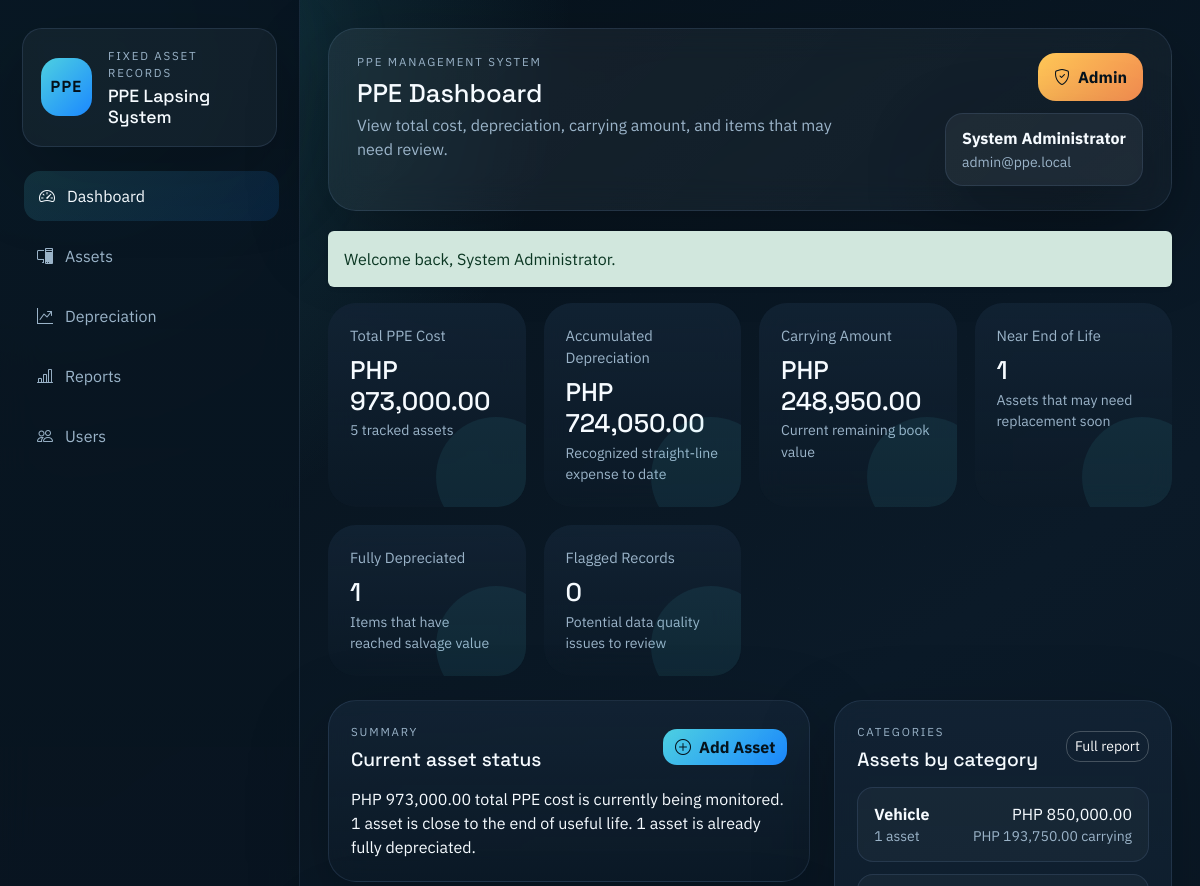
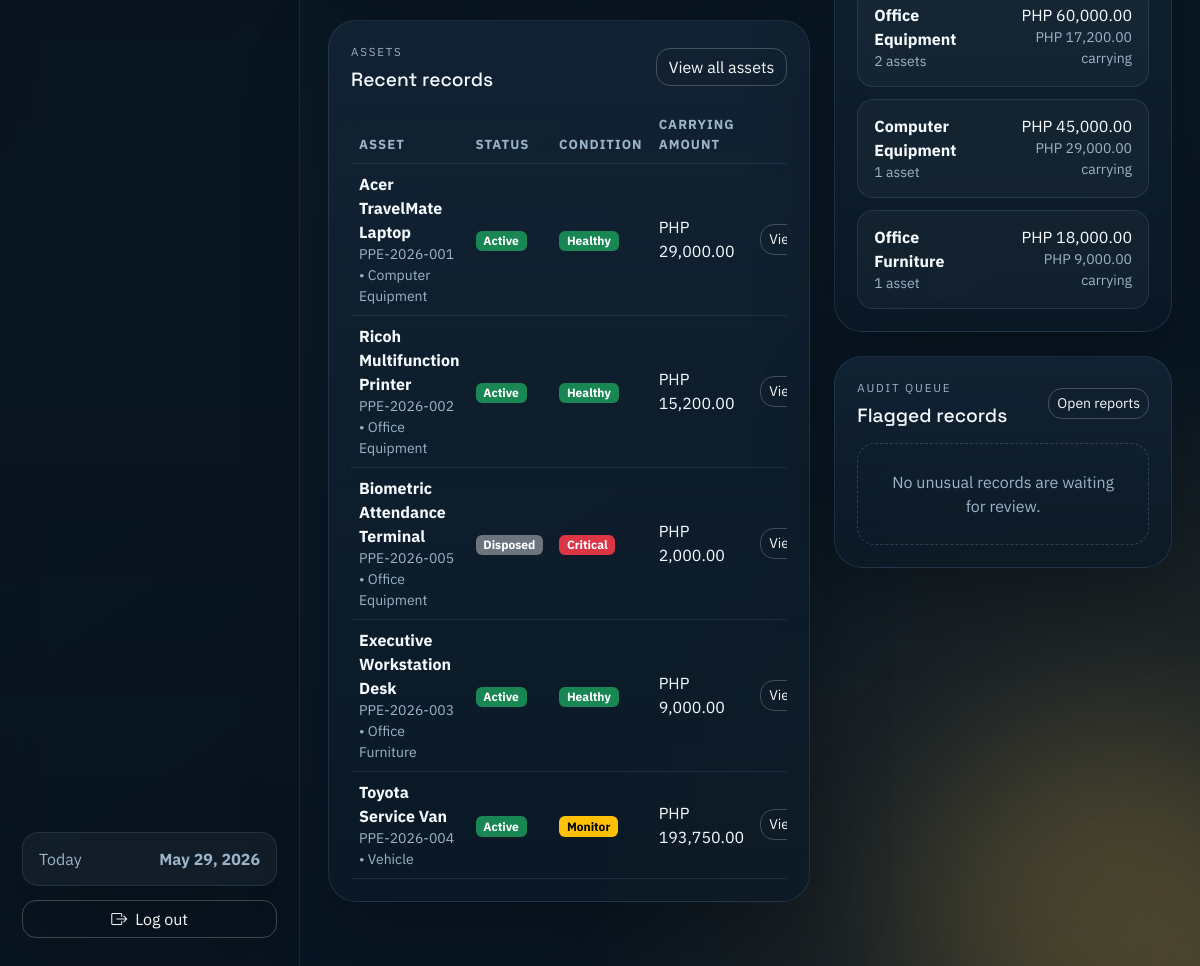
The app's page /modules/dashboard.php (signed in) with its own data (2 pictures, top to bottom).
### tables this page shows
CREATE TABLE IF NOT EXISTS assets (
    asset_id INT AUTO_INCREMENT PRIMARY KEY,
    asset_code VARCHAR(50) NOT NULL UNIQUE,
    asset_name VARCHAR(150) NOT NULL,
    category_id INT NULL,
    department_id INT NULL,
    acquisition_date DATE NOT NULL,
    acquisition_cost DECIMAL(15,2) NOT NULL,
    salvage_value DECIMAL(15,2) DEFAULT 0,
    useful_life INT NOT NULL,
    depreciation_method VARCHAR(50) DEFAULT 'Straight-line',
    location VARCHAR(150) DEFAULT NULL,
    status ENUM('Active', 'Disposed', 'Fully Depreciated') DEFAULT 'Active',
    remarks TEXT DEFAULT NULL,
    created_at TIMESTAMP DEFAULT CURRENT_TIMESTAMP,
    INDEX idx_assets_status (status),
    INDEX idx_assets_category (category_id),
    INDEX idx_assets_department (department_id),
    CONSTRAINT fk_assets_category
        FOREIGN KEY (category_id) REFERENCES categories(category_id),
    CONSTRAINT fk_assets_department
        FOREIGN KEY (department_id) REFERENCES departments(department_id)
);

CREATE TABLE IF NOT EXISTS categories (
    category_id INT AUTO_INCREMENT PRIMARY KEY,
    category_name VARCHAR(100) NOT NULL,
    UNIQUE KEY uq_category_name (category_name)
);

### modules/dashboard.php (the view, shortened to what the rows shown need)
<?php
$pdo = db();
$assets = hydrate_assets_with_metrics(fetch_assets($pdo));
$metrics = build_dashboard_metrics($assets);
$alerts = build_asset_alerts($assets);
$categorySummary = array_slice(build_category_summary($assets), 0, 5);
require_once APP_ROOT . '/includes/header.php';
?>
<?php if ($assets === []): ?>
    <section class="shell-card">
        <div class="empty-state">
            <h2 class="section-title mb-2">No assets have been recorded yet</h2>
            <p class="mb-3">Start by adding PPE items so the system can generate dashboards, schedules, and reports.</p>
            <?php if (can_manage_assets()): ?>
                <a class="btn btn-primary" href="<?= e(base_url('modules/add_asset.php')) ?>">
                    <i class="bi bi-plus-circle me-2"></i>Add the first asset
                </a>
            <?php endif; ?>
        </div>
    </section>
<?php else: ?>
    <div class="metric-grid mb-4">
        <section class="metric-card">
            <h2 class="metric-value mb-1"><?= e(money($metrics['total_cost'])) ?></h2>
        </section>
        <section class="metric-card">
            <h2 class="metric-value mb-1"><?= e(money($metrics['total_accumulated'])) ?></h2>
        </section>
        <section class="metric-card">
            <h2 class="metric-value mb-1"><?= e(money($metrics['total_carrying'])) ?></h2>
        </section>
        <section class="metric-card">
            <h2 class="metric-value mb-1"><?= e((string) $metrics['near_end_count']) ?></h2>
        </section>
        <section class="metric-card">
            <h2 class="metric-value mb-1"><?= e((string) $metrics['fully_depreciated_count']) ?></h2>
        </section>
        <section class="metric-card">
            <h2 class="metric-value mb-1"><?= e((string) count($alerts['unusual'])) ?></h2>
        </section>
    </div>
    <div class="row g-4">
        <div class="col-lg-7">
            <section class="shell-card mb-4">
                <div class="d-flex justify-content-between align-items-center mb-3">
                    <div>
                        <h2 class="section-title mb-0">Current asset status</h2>
                    </div>
                </div>
            </section>
            <section class="shell-card">
                <div class="d-flex justify-content-between align-items-center mb-3">
                    <div>
                        <h2 class="section-title mb-0">Recent records</h2>
                    </div>
                </div>
                <div class="table-wrap">
                    <table class="table align-middle">
                        <thead>
                            <tr>
                                <th>Asset</th>
                                <th>Status</th>
                                <th>Condition</th>
                                <th>Carrying Amount</th>
                                <th></th>
                            </tr>
                        </thead>
                        <tbody>
                            <?php foreach (array_slice($assets, 0, 6) as $asset): ?>
                                <tr>
                                    <td>
                                        <strong><?= e($asset['asset_name']) ?></strong>
                                        <div class="text-soft small"><?= e($asset['asset_code']) ?> • <?= e((string) ($asset['category_name'] ?? 'Uncategorized')) ?></div>
                                    </td>
                                    <td><span class="badge <?= e(status_badge_class((string) $asset['status'])) ?>"><?= e($asset['status']) ?></span></td>
                                    <td><span class="badge <?= e(condition_badge_class((string) $asset['condition'])) ?>"><?= e($asset['condition']) ?></span></td>
                                    <td><?= e(money((float) $asset['carrying_amount'])) ?></td>
                                    <td class="text-end">
                                        <a class="btn btn-sm btn-outline-light" href="<?= e(base_url('modules/view_asset.php?asset_id=' . $asset['asset_id'])) ?>">View</a>
                                    </td>
                                </tr>
                            <?php endforeach; ?>
                        </tbody>
                    </table>
                </div>
            </section>
        </div>
        <div class="col-lg-5">
            <section class="shell-card mb-4">
                <div class="d-flex justify-content-between align-items-center mb-3">
                    <div>
                        <h2 class="section-title mb-0">Assets by category</h2>
                    </div>
                </div>
                <div class="list-panel">
                    <?php foreach ($categorySummary as $category): ?>
                        <div class="list-row">
                            <div class="d-flex justify-content-between align-items-start">
                                <div>
                                    <strong><?= e($category['label']) ?></strong>
                                    <div class="text-soft small"><?= e((string) $category['asset_count']) ?> <?= e(pluralize((int) $category['asset_count'], 'asset')) ?></div>
                                </div>
                                <div class="text-end">
                                    <div><?= e(money($category['total_cost'])) ?></div>
                                    <div class="text-soft small"><?= e(money($category['total_carrying'])) ?> carrying</div>
                                </div>
                            </div>
                        </div>
                    <?php endforeach; ?>
                </div>
            </section>
            <section class="shell-card">
                <div class="d-flex justify-content-between align-items-center mb-3">
                    <div>
                        <h2 class="section-title mb-0">Flagged records</h2>
                    </div>
                </div>
            </section>
        </div>
    </div>
<?php endif; ?>
<?php require_once APP_ROOT . '/includes/footer.php'; ?>

### records on screen
assets: asset_name "Acer TravelMate Laptop", asset_code "PPE-2026-001", category.category_name "Computer Equipment", status "Active", condition "Healthy", carrying_amount "PHP 29,000.00", asset_count "1", asset_count "asset", total_cost "PHP 45,000.00", total_carrying "PHP 29,000.00"
assets: asset_name "Ricoh Multifunction Printer", asset_code "PPE-2026-002", category.category_name "Office Equipment", status "Active", condition "Healthy", carrying_amount "PHP 15,200.00", asset_count "2", asset_count "assets", total_cost "PHP 60,000.00", total_carrying "PHP 17,200.00"
assets: asset_name "Biometric Attendance Terminal", asset_code "PPE-2026-005", category.category_name "Office Equipment", status "Disposed", condition "Critical", carrying_amount "PHP 2,000.00"
assets: asset_name "Executive Workstation Desk", asset_code "PPE-2026-003", category.category_name "Office Furniture", status "Active", condition "Healthy", carrying_amount "PHP 9,000.00"
assets: asset_name "Toyota Service Van", asset_code "PPE-2026-004", category.category_name "Vehicle", status "Active", condition "Monitor", carrying_amount "PHP 193,750.00"

### other values on screen
$item['label'] "Dashboard"
$item['label'] "Assets"
$item['label'] "Depreciation"
$item['label'] "Reports"
$item['label'] "Users"
$pageHeading "PPE Dashboard"
$pageDescription "View total cost, depreciation, carrying amount, and items that may need review."
$loggedInUser['role'] "Admin"
$loggedInUser['full_name'] "System Administrator"
$loggedInUser['email'] "admin@ppe.local"
$message['message'] "Welcome back, System Administrator."
money($metrics['total_cost']) "PHP 973,000.00"
$metrics['asset_count'] "5"
money($metrics['total_accumulated']) "PHP 724,050.00"
money($metrics['total_carrying']) "PHP 248,950.00"
